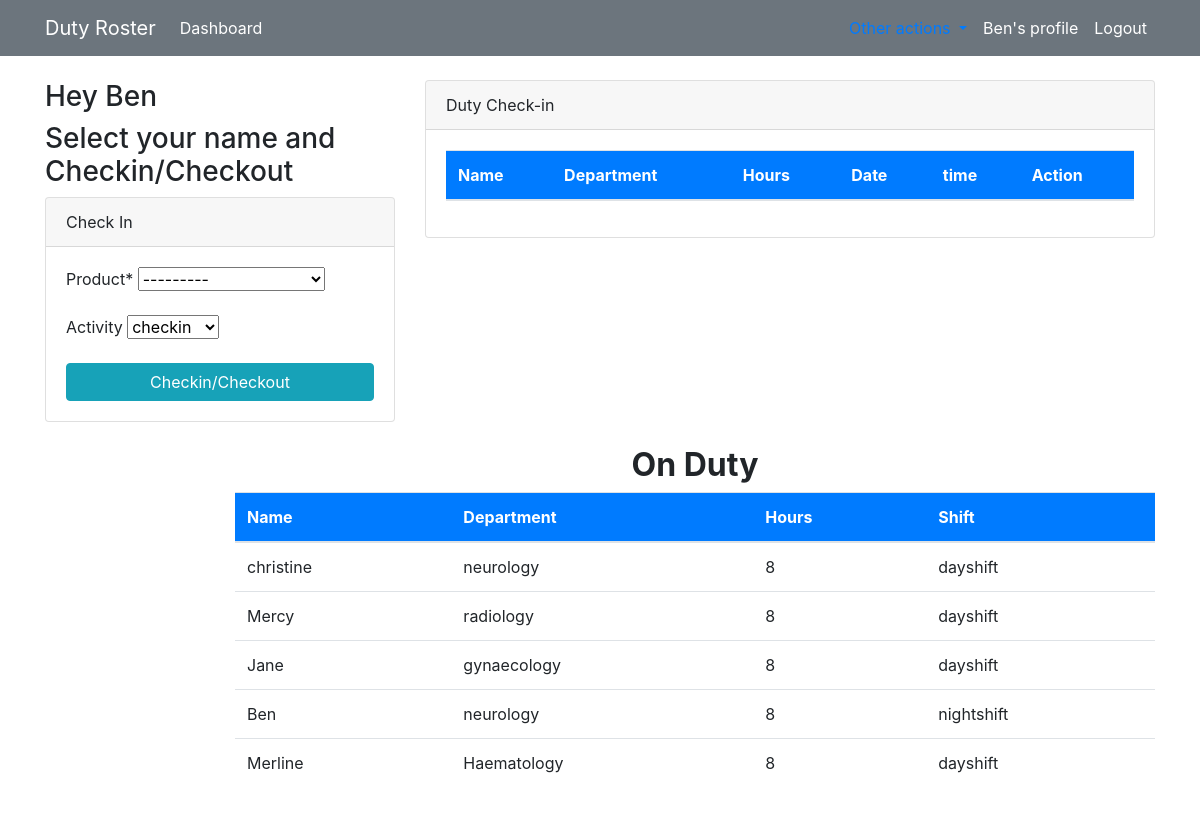
/dashboard/ (signed in), run on an earlier commit of the app's database.
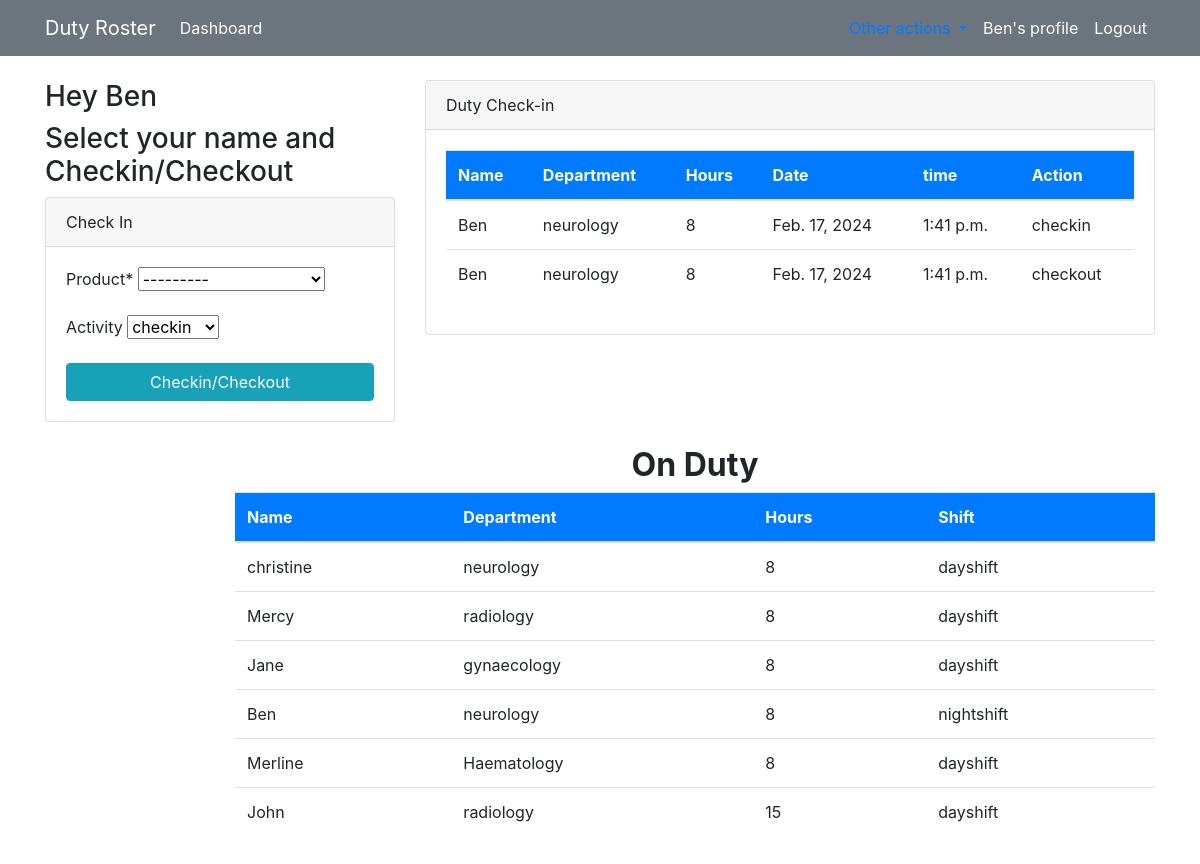
And on a later commit of the database.
### roster/models.py (models this page shows, shortened)
class Duty(models.Model):
    name = models.CharField(max_length=30)
    department = models.CharField(max_length=50, choices=DEPARTMENT)
    hours = models.PositiveBigIntegerField()
    shift = models.CharField(max_length=30, choices=SHIFTS)
    ward = models.ForeignKey(Ward, on_delete=models.CASCADE, null=True)
    class Meta:
        verbose_name_plural = 'Duty'
    def __str__(self):
        return f'{self.name}-{self.department}'

class Order(models.Model):
    product = models.ForeignKey(Duty, on_delete=models.CASCADE)
    activity = models.CharField(max_length=30, choices=ACTIVITY, default="checkin", null=True, blank=True)
    staff = models.ForeignKey(User, models.CASCADE, null=True)
    date = models.DateField(auto_now_add = True)
    time = models.TimeField(auto_now_add=True)
    class Meta:
        verbose_name_plural = 'Order'

### roster/views.py (the view)
# urls.py: path('dashboard/',views.index, name='dashboard-index'),
@login_required(login_url='user-login')
def index(request):
    orders = Order.objects.all()
    items = Duty.objects.all()
    duty_count = Duty.objects.all().count()
    workers_count = User.objects.all().count()
    orders_count = Order.objects.all().count()
    leave_count = Leave.objects.all().count()
    complain_count = Complains.objects.all().count
    rooms_count = Ward.objects.all().count()
    if request.method =='POST':
        form = OrderForm(request.POST)
        if form.is_valid():
            instance=form.save(commit=False)
            instance.staff=request.user
            instance.save()
            return redirect('dashboard-index')
    else:
        form = OrderForm()
    context={
        'orders':orders,
        'form':form,
        'items':items,
        'orders_count':orders_count,
        'workers_count':workers_count,
        'duty_count':duty_count,
        'leave_count':leave_count,
        'complain_count':complain_count,
        'room_count':rooms_count,
    }
    return render(request, 'dashboard/index.html',context)

### roster/forms.py
class OrderForm(forms.ModelForm):
    class Meta:
        model = Order
        fields = ['product','activity']

### templates/dashboard/index.html (shortened to what this page needs)
{% extends "partials/base.html" %}
{% block content %}
{% if user.is_authenticated and user.is_staff and user.is_superuser%}
{% include 'partials/newUI.html' %}
{% else %}
{% include 'dashboard/staff_index.html' %}
{% endif %}
<div class="row my-4">
    <div class="col-md-2"></div>
    <div class="col-md-10 mr-auto">
        <h2 style="text-align:center;"><b>On Duty</b></h2>
        <table class="table bg-white table-hover">
            <thead class="bg-primary">
                <tr class="text-white">
                    <th scope="col">Name</th>
                    <th scope="col">Department</th>
                    <th scope="col">Hours</th>
                    <th scope="col">Shift</th>
                </tr>
            </thead>
            <tbody>
                {% for item in items %}
                <tr>
                    <td>{{ item.name}}</td>
                    <td>{{ item.department}}</td>
                    <td>{{ item.hours }}</td>
                    <td>{{ item.shift }}</td>
                </tr>
                {% endfor %}
            </tbody>
        </table>
    </div>
</div>
{% endblock %}

### templates/partials/base.html (shortened to what this page needs)
<!DOCTYPE html>
<html lang="en">
<head>
    <link rel="stylesheet" href="https://cdn.jsdelivr.net/npm/bootstrap@4.6.0/dist/css/bootstrap.min.css"
>
    <link rel="stylesheet" href="https://use.fontawesome.com/releases/v5.15.2/css/all.css"
>
</head>
<body>
{% if user.is_authenticated and user.is_superuser%}
{% include 'partials/nav.html' %}
{% elif user.is_authenticated %}
{% include 'partials/usernav.html' %}
{% else %}
{% include 'partials/nav.html' %}
{% endif %}
    <div class="container">
        {% block content %}
        {% endblock %}
    </div>
</body>
</html>

### templates/partials/usernav.html (shortened to what this page needs)
  <nav class="navbar navbar-expand-lg navbar-info bg-secondary">
    <div class="container">
        <a class="navbar-brand text-white" href="">Duty Roster</a>
        <div class="collapse navbar-collapse" id="navbarSupportedContent">
            <ul class="navbar-nav mr-auto">
                <li class="nav-item active">
                    <a class="nav-link text-white"href="{% url 'dashboard-index' %}">Dashboard </a>
                </li>
            </ul>
            <ul class="navbar-nav ml-auto">
                <li class="nav-item active">
                    <li class="nav-item dropdown">
                        <a class="nav-link dropdown-toggle" href="#" id="navbarDropdownMenuLink" data-toggle="dropdown" aria-haspopup="true" aria-expanded="false">
                        </a>
                      </li>
                     <a class="nav-link text-white" href="{% url 'user-profile' %}"
                        <span class="sr-only">{{ user.username }}'s profile</span></a>
                </li>
                <li class="nav-item">
                    <a class="nav-link text-white" href="{% url 'user-logout' %}">Logout</a>
                </li>
            </ul>
        </div>
    </div>
</nav>

### templates/dashboard/staff_index.html (shortened to what this page needs)
{% load crispy_forms_tags %}
<div>
    <div class="row mt-4">
        <div class="col-md-4">
            <h3> Hey {{ user.username }}</h3>
            <h3>Select your name and Checkin/Checkout</h3>
            <div class="card">
                <div class="card-header">
                    Check In
                </div>
                <div class="card-body">
                    <form method="POST">
                        {{form|crispy}}
                        <input class="btn btn-info btn-block" type="submit" value="Checkin/Checkout">
                    </form>
                </div>
            </div>
        </div>
        <div class="col-md-8">
            <div class="card">
                <div class="card-header">
                    Duty Check-in
                </div>
                <div class="card-body">
                    <table class="table bg-white">
                        <thead class="bg-primary text-white">
                            <tr>
                                <th scope="col">Name</th>
                                <th scope="col">Department</th>
                                <th scope="col">Hours</th>
                                <th scope="col">Date</th>
                                <th scope="col">time</th>
                                <th scope="col">Action</th>
                            </tr>
                        </thead>
                        <tbody>
                            {% for order in orders%}
                             {% if order.staff == user %}
                            <tr>
                                <td>{{ order.product.name }}</td>
                                <td>{{ order.product.department}}</td>
                                <td>{{ order.product.hours}}</td>
                                <td>{{ order.date}}</td>
                                <td>{{ order.time}}</td>
                                <td>{{ order.activity}}</td>
                            </tr>
                             {% endif %}
                            {% endfor %}
                        </tbody>
                    </table>
                </div>
            </div>
        </div>
    </div>
</div>

What changed in the data, as far as the page shows it:
added Order: product.name "Ben", product.department "neurology", product.hours "8", date "Feb. 17, 2024", time "1:41 p.m.", activity "checkin"
added Order: product.name "Ben", product.department "neurology", product.hours "8", date "Feb. 17, 2024", time "1:41 p.m.", activity "checkout"
added Duty: name "John", department "radiology", hours "15", shift "dayshift"
